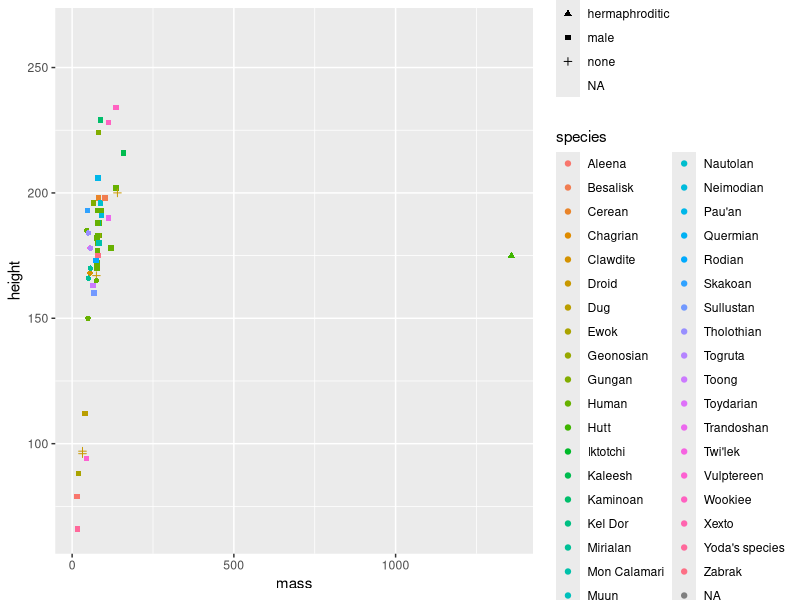

This figure's R source:
## ---- chunk 1
knitr::opts_chunk$set(echo = TRUE)

library(tidyverse)
## ---- chunk 2
ggplot(starwars, aes(x = mass, y = height)) +
  geom_point(aes(color = species, shape = sex))
## ---- chunk 3

## ---- chunk 4

## ---- chunk 5

